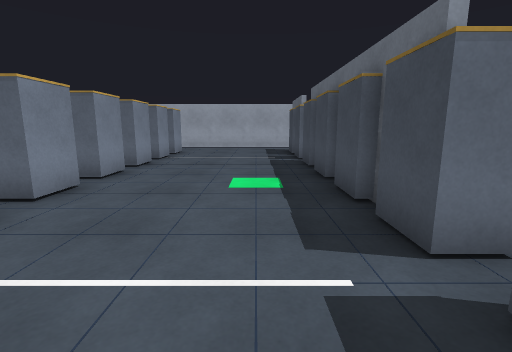
[1] (above)

17 first-person views from a walk through a world built for the Gazebo simulator. The camera is 1.2 m above the floor, tilts 10° down and sees 85° across. The floor is counted in squares, 1 m on a side. Each view is taken from the middle of a square. On the plan, view 1 faces up. The plan holds only what a view shows up to about 12 squares ahead; the rest is blank.

[2]
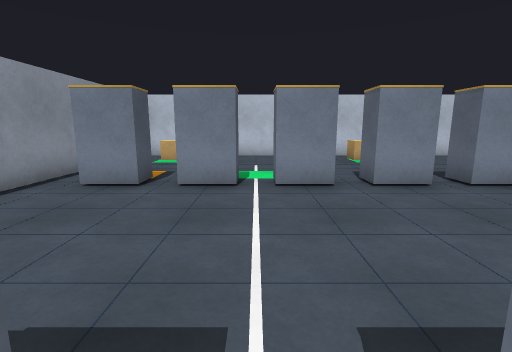

[3]
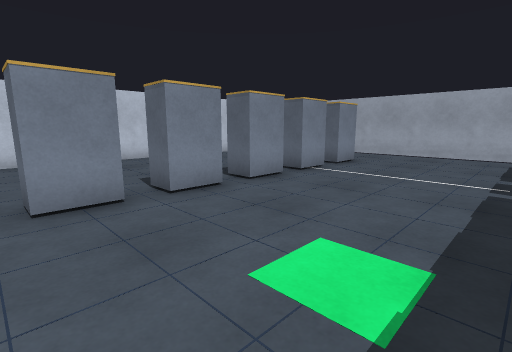

[4]
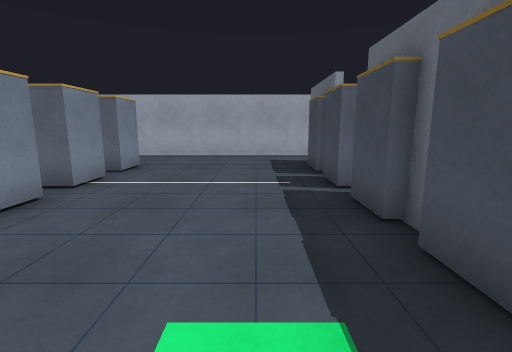

[5]
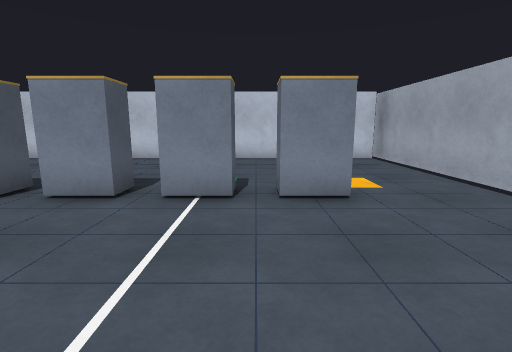

[6]
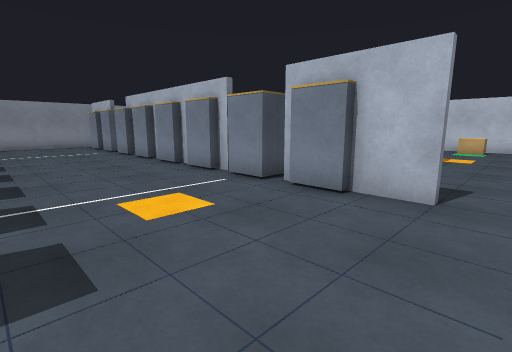

[7]
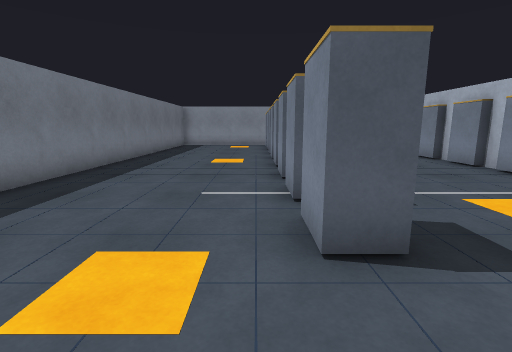

[8]
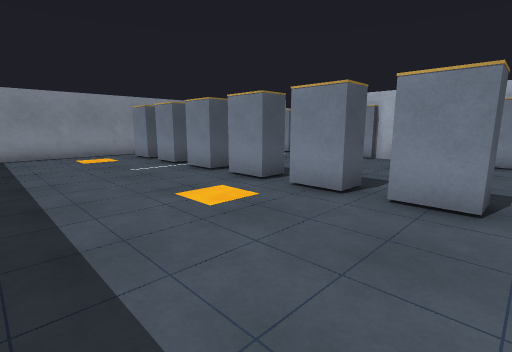

[9]
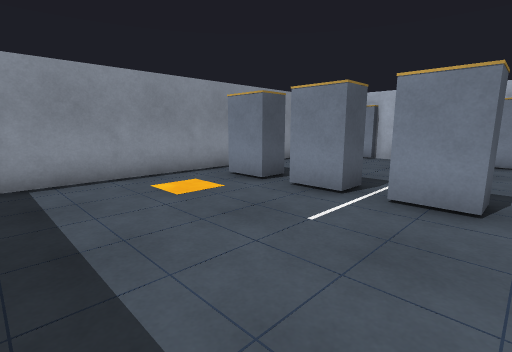

[10]
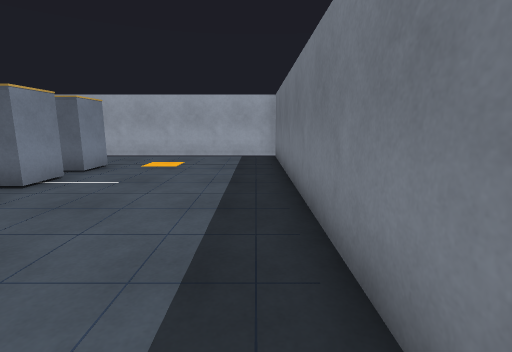

[11]
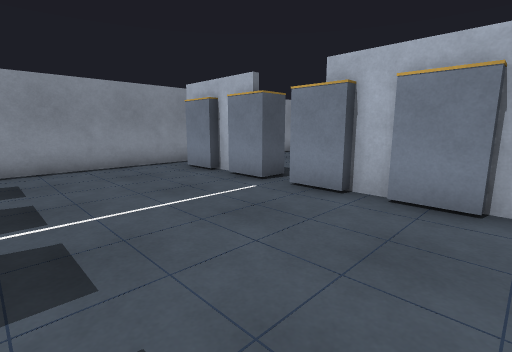

[12]
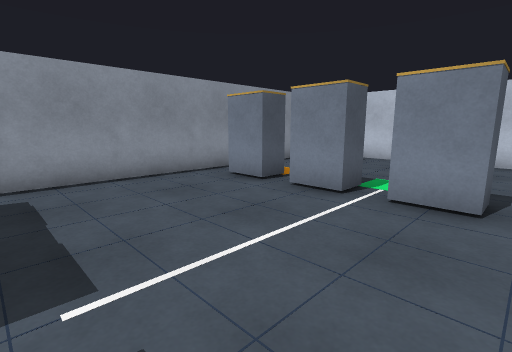

[13]
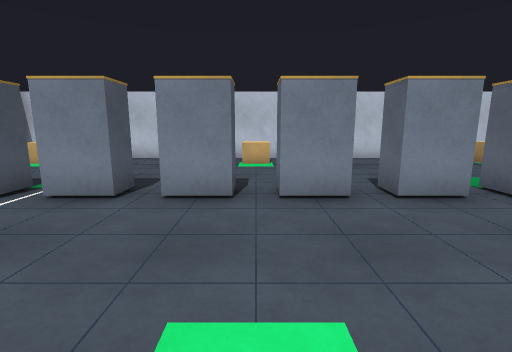

[14]
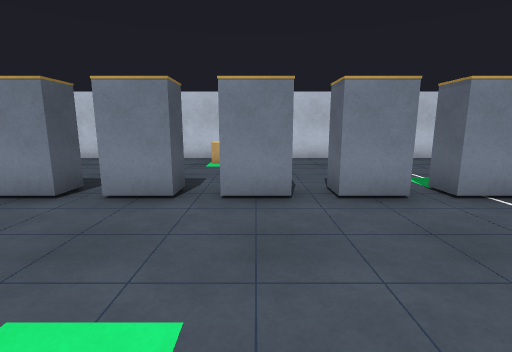

[15]
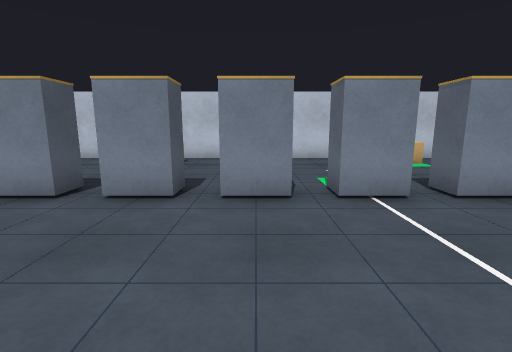

[16]
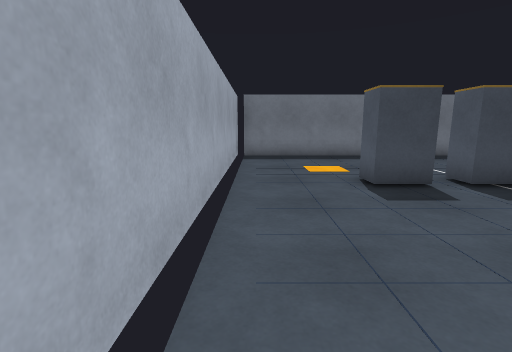

[17]
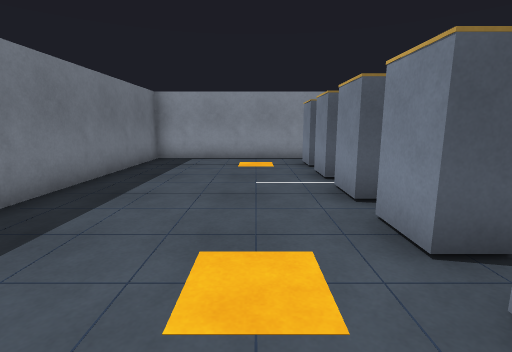

### Floor plan
Points are (right, up) in squares from view 1. A wall is a line through its corners. A room is listed if a view was taken in it or the views show most of it. See-through windows are left out.
Room 1 (views 1, 2, 3, 4, 5, 6, 7, 8, 9, 10, 11, 12, 13, 14, 15, 16, 17)
walls: (1.9, 8) (1.9, 8.5); (2.1, 10.1) (2.1, 3.5); (2.1, 0.2) (2.1, -0.5); (2.1, 15.1) (2.1, 12); (-5.5, -2.8) (13.8, -2.8) (13.8, 16.5); (-7.8, -2.8) (-7.2, -2.8); (-9.8, 16.6) (-9.8, -2.9); (14.2, 16.8) (-10.5, 16.8)
objects: beige box (-9, -1) to (-8, -1); beige box (-9, 6) to (-8, 6); beige box (-9, 14) to (-8, 14); shelf (-4, -1); shelf (-4, 1); shelf (-4, 3); shelf (-4, 5); shelf (-4, 7); shelf (-4, 9); shelf (-4, 11); shelf (-4, 13); shelf (2, -1); shelf (2, 1); shelf (2, 3); shelf (2, 5); shelf (2, 7); shelf (2, 9); shelf (2, 11); shelf (2, 13); shelf (8, -1); shelf (8, 1); shelf (8, 3); shelf (8, 5); shelf (8, 7); shelf (8, 9); shelf (8, 11); shelf (8, 13)

Positions as (right, up) in squares from view 1, and headings:
1: (0, 0), facing up
2: (2, 2), facing left
3: (1, 4), facing up-left
4: (0, 5), facing up
5: (1, 12), facing left
6: (7, 16), facing down-left
7: (9, 16), facing down
8: (13, 10), facing down-left
9: (13, 4), facing down-left
10: (13, 5), facing up
11: (7, 6), facing down-left
12: (1, 4), facing down-left
13: (1, 6), facing left
14: (1, 7), facing left
15: (1, 9), facing left
16: (2, 16), facing right
17: (10, 8), facing down
